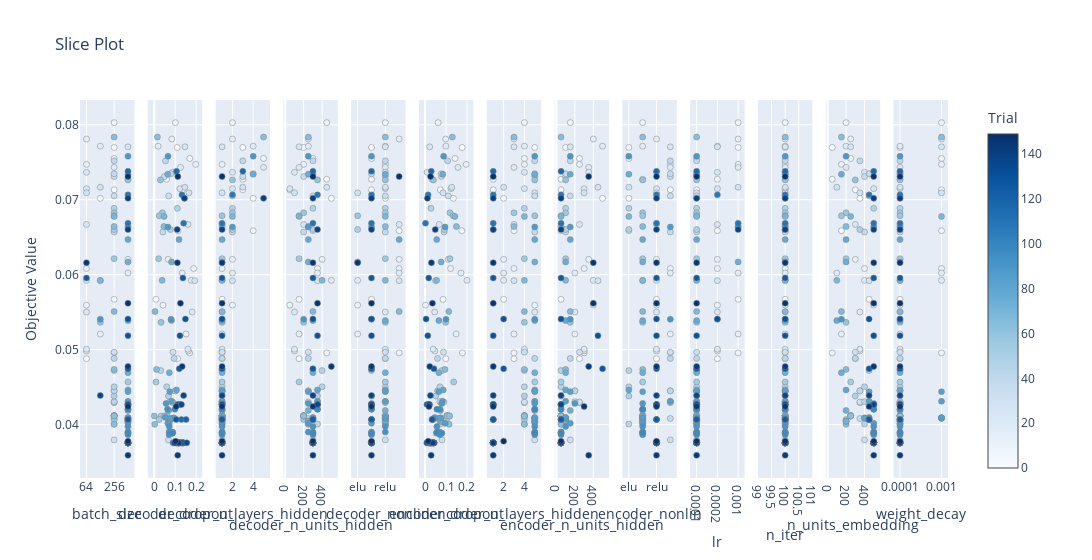
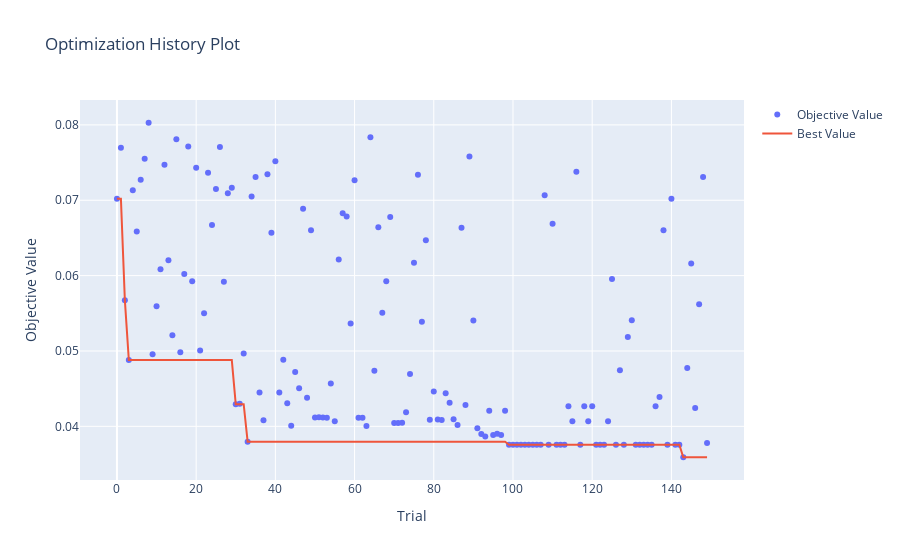

Source (notebook cell) for these figures, in order:
### Code cell
print('---------------------- Surv-VAE ----------------------')
fig = plot_slice(study_dict_survkm["Surv-VAE"])
fig.show()

fig = plot_optimization_history(study_dict_survkm["Surv-VAE"])
fig.show()

### Figure 1 — Plotly figure (JSON) as saved in the notebook; plotly's stock layout.template omitted (floating-point values rounded to 4 significant figures; data arrays with more than 128 entries replaced by an {"elided": "..."} marker saying what was removed)
{"data": [{"marker": {"color": {"elided": "150 int values"}, "colorbar": {"title": {"text": "Trial"}, "x": 1, "xpad": 40}, "colorscale": [[0, "rgb(247,251,255)"], [0.125, "rgb(222,235,247)"], [0.25, "rgb(198,219,239)"], [0.375, "rgb(158,202,225)"], [0.5, "rgb(107,174,214)"], [0.625, "rgb(66,146,198)"], [0.75, "rgb(33,113,181)"], [0.875, "rgb(8,81,156)"], [1, "rgb(8,48,107)"]], "line": {"color": "Grey", "width": 0.5}, "showscale": true}, "mode": "markers", "name": "Feasible Trial", "showlegend": false, "type": "scatter", "x": {"elided": "150 int values"}, "xaxis": "x", "y": {"elided": "150 float values"}, "yaxis": "y"}, {"marker": {"color": {"elided": "150 int values"}, "colorbar": {"title": {"text": "Trial"}, "x": 1, "xpad": 40}, "colorscale": [[0, "rgb(247,251,255)"], [0.125, "rgb(222,235,247)"], [0.25, "rgb(198,219,239)"], [0.375, "rgb(158,202,225)"], [0.5, "rgb(107,174,214)"], [0.625, "rgb(66,146,198)"], [0.75, "rgb(33,113,181)"], [0.875, "rgb(8,81,156)"], [1, "rgb(8,48,107)"]], "line": {"color": "Grey", "width": 0.5}, "showscale": false}, "mode": "markers", "name": "Feasible Trial", "showlegend": false, "type": "scatter", "x": {"elided": "150 float values"}, "xaxis": "x2", "y": {"elided": "150 float values"}, "yaxis": "y2"}, {"marker": {"color": {"elided": "150 int values"}, "colorbar": {"title": {"text": "Trial"}, "x": 1, "xpad": 40}, "colorscale": [[0, "rgb(247,251,255)"], [0.125, "rgb(222,235,247)"], [0.25, "rgb(198,219,239)"], [0.375, "rgb(158,202,225)"], [0.5, "rgb(107,174,214)"], [0.625, "rgb(66,146,198)"], [0.75, "rgb(33,113,181)"], [0.875, "rgb(8,81,156)"], [1, "rgb(8,48,107)"]], "line": {"color": "Grey", "width": 0.5}, "showscale": false}, "mode": "markers", "name": "Feasible Trial", "showlegend": false, "type": "scatter", "x": {"elided": "150 int values"}, "xaxis": "x3", "y": {"elided": "150 float values"}, "yaxis": "y3"}, {"marker": {"color": {"elided": "150 int values"}, "colorbar": {"title": {"text": "Trial"}, "x": 1, "xpad": 40}, "colorscale": [[0, "rgb(247,251,255)"], [0.125, "rgb(222,235,247)"], [0.25, "rgb(198,219,239)"], [0.375, "rgb(158,202,225)"], [0.5, "rgb(107,174,214)"], [0.625, "rgb(66,146,198)"], [0.75, "rgb(33,113,181)"], [0.875, "rgb(8,81,156)"], [1, "rgb(8,48,107)"]], "line": {"color": "Grey", "width": 0.5}, "showscale": false}, "mode": "markers", "name": "Feasible Trial", "showlegend": false, "type": "scatter", "x": {"elided": "150 int values"}, "xaxis": "x4", "y": {"elided": "150 float values"}, "yaxis": "y4"}, {"marker": {"color": {"elided": "150 int values"}, "colorbar": {"title": {"text": "Trial"}, "x": 1, "xpad": 40}, "colorscale": [[0, "rgb(247,251,255)"], [0.125, "rgb(222,235,247)"], [0.25, "rgb(198,219,239)"], [0.375, "rgb(158,202,225)"], [0.5, "rgb(107,174,214)"], [0.625, "rgb(66,146,198)"], [0.75, "rgb(33,113,181)"], [0.875, "rgb(8,81,156)"], [1, "rgb(8,48,107)"]], "line": {"color": "Grey", "width": 0.5}, "showscale": false}, "mode": "markers", "name": "Feasible Trial", "showlegend": false, "type": "scatter", "x": {"elided": "150 str values"}, "xaxis": "x5", "y": {"elided": "150 float values"}, "yaxis": "y5"}, {"marker": {"color": {"elided": "150 int values"}, "colorbar": {"title": {"text": "Trial"}, "x": 1, "xpad": 40}, "colorscale": [[0, "rgb(247,251,255)"], [0.125, "rgb(222,235,247)"], [0.25, "rgb(198,219,239)"], [0.375, "rgb(158,202,225)"], [0.5, "rgb(107,174,214)"], [0.625, "rgb(66,146,198)"], [0.75, "rgb(33,113,181)"], [0.875, "rgb(8,81,156)"], [1, "rgb(8,48,107)"]], "line": {"color": "Grey", "width": 0.5}, "showscale": false}, "mode": "markers", "name": "Feasible Trial", "showlegend": false, "type": "scatter", "x": {"elided": "150 float values"}, "xaxis": "x6", "y": {"elided": "150 float values"}, "yaxis": "y6"}, {"marker": {"color": {"elided": "150 int values"}, "colorbar": {"title": {"text": "Trial"}, "x": 1, "xpad": 40}, "colorscale": [[0, "rgb(247,251,255)"], [0.125, "rgb(222,235,247)"], [0.25, "rgb(198,219,239)"], [0.375, "rgb(158,202,225)"], [0.5, "rgb(107,174,214)"], [0.625, "rgb(66,146,198)"], [0.75, "rgb(33,113,181)"], [0.875, "rgb(8,81,156)"], [1, "rgb(8,48,107)"]], "line": {"color": "Grey", "width": 0.5}, "showscale": false}, "mode": "markers", "name": "Feasible Trial", "showlegend": false, "type": "scatter", "x": {"elided": "150 int values"}, "xaxis": "x7", "y": {"elided": "150 float values"}, "yaxis": "y7"}, {"marker": {"color": {"elided": "150 int values"}, "colorbar": {"title": {"text": "Trial"}, "x": 1, "xpad": 40}, "colorscale": [[0, "rgb(247,251,255)"], [0.125, "rgb(222,235,247)"], [0.25, "rgb(198,219,239)"], [0.375, "rgb(158,202,225)"], [0.5, "rgb(107,174,214)"], [0.625, "rgb(66,146,198)"], [0.75, "rgb(33,113,181)"], [0.875, "rgb(8,81,156)"], [1, "rgb(8,48,107)"]], "line": {"color": "Grey", "width": 0.5}, "showscale": false}, "mode": "markers", "name": "Feasible Trial", "showlegend": false, "type": "scatter", "x": {"elided": "150 int values"}, "xaxis": "x8", "y": {"elided": "150 float values"}, "yaxis": "y8"}, {"marker": {"color": {"elided": "150 int values"}, "colorbar": {"title": {"text": "Trial"}, "x": 1, "xpad": 40}, "colorscale": [[0, "rgb(247,251,255)"], [0.125, "rgb(222,235,247)"], [0.25, "rgb(198,219,239)"], [0.375, "rgb(158,202,225)"], [0.5, "rgb(107,174,214)"], [0.625, "rgb(66,146,198)"], [0.75, "rgb(33,113,181)"], [0.875, "rgb(8,81,156)"], [1, "rgb(8,48,107)"]], "line": {"color": "Grey", "width": 0.5}, "showscale": false}, "mode": "markers", "name": "Feasible Trial", "showlegend": false, "type": "scatter", "x": {"elided": "150 str values"}, "xaxis": "x9", "y": {"elided": "150 float values"}, "yaxis": "y9"}, {"marker": {"color": {"elided": "150 int values"}, "colorbar": {"title": {"text": "Trial"}, "x": 1, "xpad": 40}, "colorscale": [[0, "rgb(247,251,255)"], [0.125, "rgb(222,235,247)"], [0.25, "rgb(198,219,239)"], [0.375, "rgb(158,202,225)"], [0.5, "rgb(107,174,214)"], [0.625, "rgb(66,146,198)"], [0.75, "rgb(33,113,181)"], [0.875, "rgb(8,81,156)"], [1, "rgb(8,48,107)"]], "line": {"color": "Grey", "width": 0.5}, "showscale": false}, "mode": "markers", "name": "Feasible Trial", "showlegend": false, "type": "scatter", "x": {"elided": "150 float values"}, "xaxis": "x10", "y": {"elided": "150 float values"}, "yaxis": "y10"}, {"marker": {"color": {"elided": "150 int values"}, "colorbar": {"title": {"text": "Trial"}, "x": 1, "xpad": 40}, "colorscale": [[0, "rgb(247,251,255)"], [0.125, "rgb(222,235,247)"], [0.25, "rgb(198,219,239)"], [0.375, "rgb(158,202,225)"], [0.5, "rgb(107,174,214)"], [0.625, "rgb(66,146,198)"], [0.75, "rgb(33,113,181)"], [0.875, "rgb(8,81,156)"], [1, "rgb(8,48,107)"]], "line": {"color": "Grey", "width": 0.5}, "showscale": false}, "mode": "markers", "name": "Feasible Trial", "showlegend": false, "type": "scatter", "x": {"elided": "150 int values"}, "xaxis": "x11", "y": {"elided": "150 float values"}, "yaxis": "y11"}, {"marker": {"color": {"elided": "150 int values"}, "colorbar": {"title": {"text": "Trial"}, "x": 1, "xpad": 40}, "colorscale": [[0, "rgb(247,251,255)"], [0.125, "rgb(222,235,247)"], [0.25, "rgb(198,219,239)"], [0.375, "rgb(158,202,225)"], [0.5, "rgb(107,174,214)"], [0.625, "rgb(66,146,198)"], [0.75, "rgb(33,113,181)"], [0.875, "rgb(8,81,156)"], [1, "rgb(8,48,107)"]], "line": {"color": "Grey", "width": 0.5}, "showscale": false}, "mode": "markers", "name": "Feasible Trial", "showlegend": false, "type": "scatter", "x": {"elided": "150 int values"}, "xaxis": "x12", "y": {"elided": "150 float values"}, "yaxis": "y12"}, {"marker": {"color": {"elided": "150 int values"}, "colorbar": {"title": {"text": "Trial"}, "x": 1, "xpad": 40}, "colorscale": [[0, "rgb(247,251,255)"], [0.125, "rgb(222,235,247)"], [0.25, "rgb(198,219,239)"], [0.375, "rgb(158,202,225)"], [0.5, "rgb(107,174,214)"], [0.625, "rgb(66,146,198)"], [0.75, "rgb(33,113,181)"], [0.875, "rgb(8,81,156)"], [1, "rgb(8,48,107)"]], "line": {"color": "Grey", "width": 0.5}, "showscale": false}, "mode": "markers", "name": "Feasible Trial", "showlegend": false, "type": "scatter", "x": {"elided": "150 float values"}, "xaxis": "x13", "y": {"elided": "150 float values"}, "yaxis": "y13"}], "layout": {"title": {"text": "Slice Plot"}, "width": 3900, "xaxis": {"anchor": "y", "categoryarray": [64, 128, 256, 512], "categoryorder": "array", "domain": [0, 0.06272], "title": {"text": "batch_size"}, "type": "category"}, "xaxis10": {"anchor": "y10", "categoryarray": [0.0001, 0.0002, 0.001], "categoryorder": "array", "domain": [0.703, 0.7657], "title": {"text": "lr"}, "type": "category"}, "xaxis11": {"anchor": "y11", "domain": [0.7811, 0.8438], "title": {"text": "n_iter"}}, "xaxis12": {"anchor": "y12", "domain": [0.8592, 0.9219], "title": {"text": "n_units_embedding"}}, "xaxis13": {"anchor": "y13", "categoryarray": [0.0001, 0.001], "categoryorder": "array", "domain": [0.9373, 1.0], "title": {"text": "weight_decay"}, "type": "category"}, "xaxis2": {"anchor": "y2", "domain": [0.07811, 0.1408], "title": {"text": "decoder_dropout"}}, "xaxis3": {"anchor": "y3", "domain": [0.1562, 0.2189], "title": {"text": "decoder_n_layers_hidden"}}, "xaxis4": {"anchor": "y4", "domain": [0.2343, 0.297], "title": {"text": "decoder_n_units_hidden"}}, "xaxis5": {"anchor": "y5", "categoryarray": ["elu", "leaky_relu", "relu", "tanh"], "categoryorder": "array", "domain": [0.3124, 0.3751], "title": {"text": "decoder_nonlin"}, "type": "category"}, "xaxis6": {"anchor": "y6", "domain": [0.3905, 0.4533], "title": {"text": "encoder_dropout"}}, "xaxis7": {"anchor": "y7", "domain": [0.4686, 0.5314], "title": {"text": "encoder_n_layers_hidden"}}, "xaxis8": {"anchor": "y8", "domain": [0.5467, 0.6095], "title": {"text": "encoder_n_units_hidden"}}, "xaxis9": {"anchor": "y9", "categoryarray": ["elu", "leaky_relu", "relu", "tanh"], "categoryorder": "array", "domain": [0.6249, 0.6876], "title": {"text": "encoder_nonlin"}, "type": "category"}, "yaxis": {"anchor": "x", "domain": [0, 1], "title": {"text": "Objective Value"}}, "yaxis10": {"anchor": "x10", "domain": [0, 1], "matches": "y", "showticklabels": false}, "yaxis11": {"anchor": "x11", "domain": [0, 1], "matches": "y", "showticklabels": false}, "yaxis12": {"anchor": "x12", "domain": [0, 1], "matches": "y", "showticklabels": false}, "yaxis13": {"anchor": "x13", "domain": [0, 1], "matches": "y", "showticklabels": false}, "yaxis2": {"anchor": "x2", "domain": [0, 1], "matches": "y", "showticklabels": false}, "yaxis3": {"anchor": "x3", "domain": [0, 1], "matches": "y", "showticklabels": false}, "yaxis4": {"anchor": "x4", "domain": [0, 1], "matches": "y", "showticklabels": false}, "yaxis5": {"anchor": "x5", "domain": [0, 1], "matches": "y", "showticklabels": false}, "yaxis6": {"anchor": "x6", "domain": [0, 1], "matches": "y", "showticklabels": false}, "yaxis7": {"anchor": "x7", "domain": [0, 1], "matches": "y", "showticklabels": false}, "yaxis8": {"anchor": "x8", "domain": [0, 1], "matches": "y", "showticklabels": false}, "yaxis9": {"anchor": "x9", "domain": [0, 1], "matches": "y", "showticklabels": false}}}

### Figure 2 — Plotly figure (JSON) as saved in the notebook; plotly's stock layout.template omitted (floating-point values rounded to 4 significant figures; data arrays with more than 128 entries replaced by an {"elided": "..."} marker saying what was removed)
{"data": [{"mode": "markers", "name": "Objective Value", "type": "scatter", "x": {"elided": "150 int values"}, "y": {"elided": "150 float values"}}, {"mode": "lines", "name": "Best Value", "type": "scatter", "x": {"elided": "150 int values"}, "y": {"elided": "150 float values"}}, {"marker": {"color": "#cccccc"}, "mode": "markers", "name": "Infeasible Trial", "showlegend": false, "type": "scatter", "x": [], "y": []}], "layout": {"title": {"text": "Optimization History Plot"}, "xaxis": {"title": {"text": "Trial"}}, "yaxis": {"title": {"text": "Objective Value"}}}}
